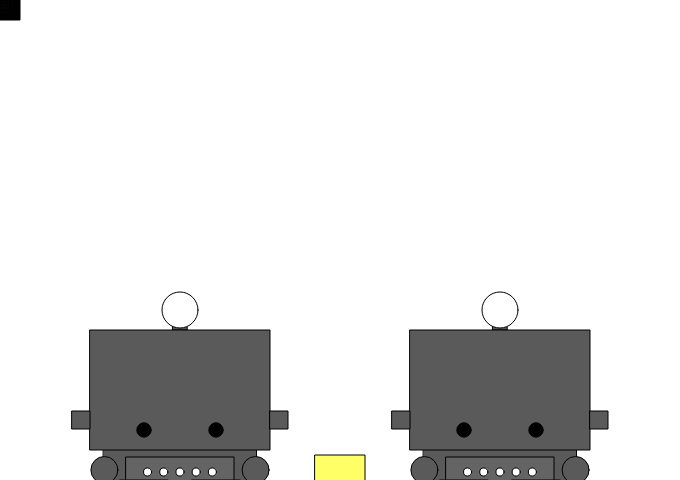
Frame 1 (no input)
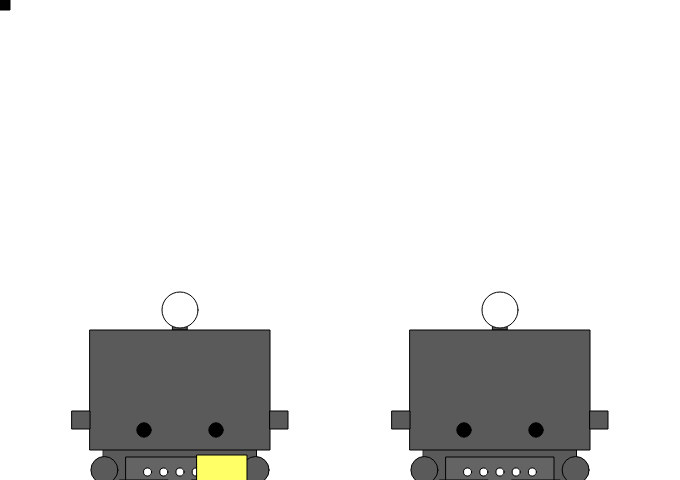
Frame 60 (no input)
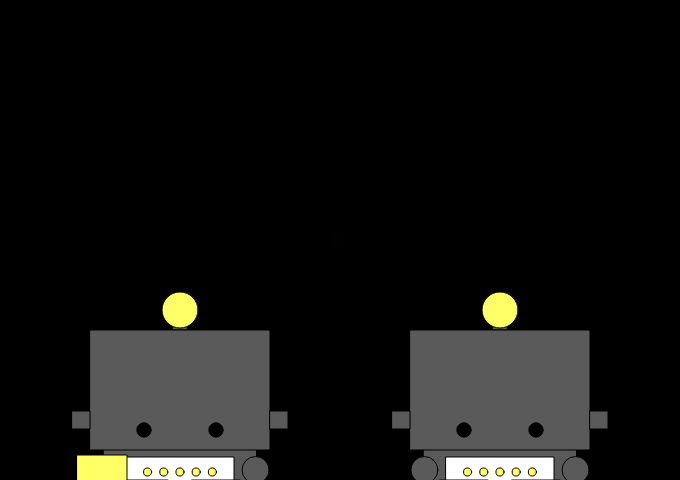
Frame 120 (the mouse pressed at the canvas centre since frame 60)

The p5.js sketch that drew these frames (run headless with seeded random() and noise() and a simulated clock; from frame 60 on, the mouse is pressed at the canvas centre):

// p5.js sketch
// ── sketch.js
var robot1;
var robot2;
var x; 
var y;

var targetX;
var targetY;
var backgroundColor;

function setup() {
  createCanvas(680, 480);

  x = width / 2;
  y = height;

  targetX = width/2;
  targetY = height/2;

  robot1 = new Robot();
  robot1.setup(500, 370, 180, 200);
  robot2 = new Robot();
  robot2.setup(180, 370, 180, 200);

}

function draw() {

  backgroundColor = calcDistance(targetX, targetY, mouseX, mouseY)
  background(backgroundColor);
  drawTarget(mouseX, mouseY, 20, 10);

  robot1.draw(mouseIsPressed);
  robot2.draw(mouseIsPressed);

  stroke(0);
  fill(255, 255, 102);

  rect(x, y, 50, 50);
  
  x = x - 2;
  if (x < 0) {
    x = width;
  }  
  
}

function calcDistance(x1, y1, x2, y2) {
  var diffX = x1 - x2;
  var diffY = y1- y2;
  var distance = Math.sqrt(diffX*diffX + diffY*diffY);
  return distance;
}

function drawTarget(x, y, rectSize, numOfrectangles) {
  for (var i = 0; i < numOfrectangles; i++) {
    var segment = i/numOfrectangles;
    fill(segment * 10);
    rectSize = rectSize - segment * rectSize;
    rect(x, y, rectSize, rectSize);
  }

}


  
 



// ── robot.js
function Robot() {

  this.setup = function (x, y, width, height) {
    this.x = x;
    this.y = y;
    this.width = width;
    this.height = height;
  }

  this.draw = function (isOn) {
    stroke(0);
    fill(100);
    rectMode(CENTER);

    this.drawBody(isOn);
    this.drawHead(isOn);
    this.drawEyes(isOn);
    this.drawEars();
    this.drawArms();
    this.drawLegs();
  }

  this.drawHead = function(isOn) {
    fill(90);
    rect(this.x, this.y - this.height * 0.25, this.width * 0.08, this.height * 0.1 );
    rect(this.x, this.y + this.height * 0.1, this.width, this.height * 0.6);
    if (isOn) {
      fill(255, 255, 102);
    } else {
      fill(255);
    }
    ellipse(this.x, this.y - this.height * 0.3, this.width * 0.2, this.width * 0.2);
  }

  this.drawEyes = function(isOn) {
      fill(0);
      //noStroke(this.drawEyes);
      //if (isOn) {
      //fill(90);
      //} else {
      //  fill(0);
      //}

    var eyeSize = this.width*0.08;

    ellipse(this.x+this.width*0.2, this.y+this.height*0.3, eyeSize, eyeSize);
    ellipse(this.x-this.width*0.2, this.y+this.height*0.3, eyeSize, eyeSize);
    
}

  this.drawEars = function() {
    fill(90);
    var earGap = this.width*0.55;
    var earSize = this.width*0.10;
    rect(this.x - earGap, this.y + this.height*0.25, earSize, earSize);
    rect(this.x + earGap, this.y + this.height*0.25, earSize, earSize);
    
  }

  this.drawBody = function(isOn) {
    fill(90);
    rect(this.x, this.y+this.height*0.5, this.width*0.85, this.height*0.21);

    if (isOn) {
      fill(255);
    } else {
      fill(100);
    }

    var screenHeight = this.y + this.height * 0.51;
    var screenDotSize = this.width * 0.045;
    rect(this.x, screenHeight, this.width * 0.60, this.height*0.15);

    if (isOn) {
      fill(255, 255, 102);
    } else {
      fill(255);
    }

    ellipse(this.x - this.width*0.09, screenHeight, screenDotSize, screenDotSize);
    ellipse(this.x + this.width*0.09, screenHeight, screenDotSize, screenDotSize);
    ellipse(this.x - this.width*0.18, screenHeight, screenDotSize, screenDotSize);
    ellipse(this.x + this.width*0.18, screenHeight, screenDotSize, screenDotSize);
    ellipse(this.x, screenHeight, screenDotSize, screenDotSize);
  }

  this.drawArms = function () {
    fill(90);
    var armGap = this.width*0.42;
    var armSize = this.width * 0.15;
    ellipse(this.x - armGap, this.y + this.height*0.5, armSize, armSize);
    ellipse(this.x + armGap, this.y + this.height*0.5, armSize, armSize);
  }

  this.drawLegs = function () {
    fill(90);
    var legGap = this.width * 0.2;
    var legYPos = this.height * 0.6;
    var legWidth = this.width * 0.27;
    var legHeight = this.height * 0.1;
    rect(this.x-legGap, this.y + legYPos, legWidth, legHeight);
    rect(this.x+legGap, this.y + legYPos, legWidth, legHeight);
  }
}
